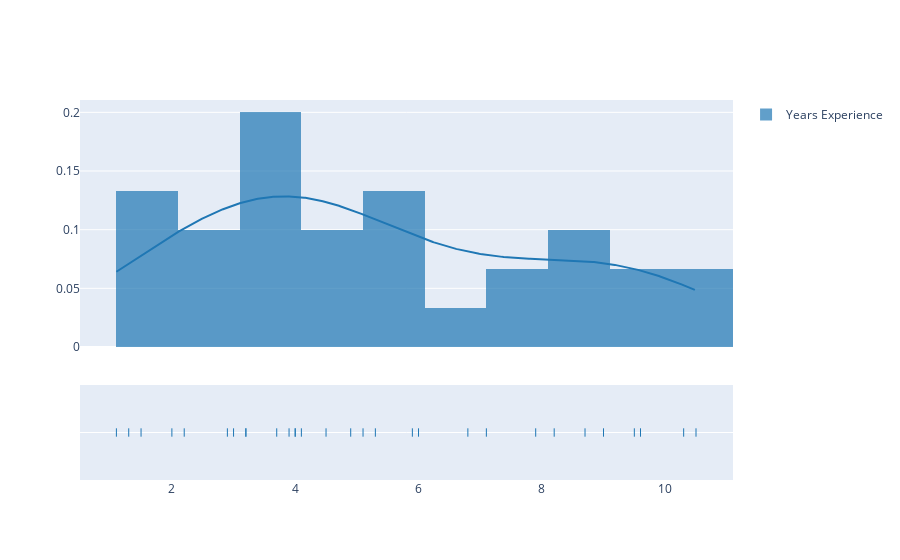

This figure's notebook cell:
### Code cell
dist = ff.create_distplot([df['YearsExperience']], ['Years Experience'])
dist.show()

### Figure 1 — Plotly figure (JSON) as saved in the notebook; plotly's stock layout.template omitted (floating-point values rounded to 4 significant figures; data arrays with more than 128 entries replaced by an {"elided": "..."} marker saying what was removed)
{"data": [{"autobinx": false, "histnorm": "probability density", "legendgroup": "Years Experience", "marker": {"color": "rgb(31, 119, 180)"}, "name": "Years Experience", "opacity": 0.7, "type": "histogram", "x": [1.1, 1.3, 1.5, 2, 2.2, 2.9, 3, 3.2, 3.2, 3.7, 3.9, 4, 4, 4.1, 4.5, 4.9, 5.1, 5.3, 5.9, 6, 6.8, 7.1, 7.9, 8.2, 8.7, 9, 9.5, 9.6, 10.3, 10.5], "xaxis": "x", "xbins": {"end": 10.5, "size": 1, "start": 1.1}, "yaxis": "y"}, {"legendgroup": "Years Experience", "marker": {"color": "rgb(31, 119, 180)"}, "mode": "lines", "name": "Years Experience", "showlegend": false, "type": "scatter", "x": {"elided": "500 float values"}, "xaxis": "x", "y": {"elided": "500 float values"}, "yaxis": "y"}, {"legendgroup": "Years Experience", "marker": {"color": "rgb(31, 119, 180)", "symbol": "line-ns-open"}, "mode": "markers", "name": "Years Experience", "showlegend": false, "type": "scatter", "x": [1.1, 1.3, 1.5, 2, 2.2, 2.9, 3, 3.2, 3.2, 3.7, 3.9, 4, 4, 4.1, 4.5, 4.9, 5.1, 5.3, 5.9, 6, 6.8, 7.1, 7.9, 8.2, 8.7, 9, 9.5, 9.6, 10.3, 10.5], "xaxis": "x", "y": ["Years Experience", "Years Experience", "Years Experience", "Years Experience", "Years Experience", "Years Experience", "Years Experience", "Years Experience", "Years Experience", "Years Experience", "Years Experience", "Years Experience", "Years Experience", "Years Experience", "Years Experience", "Years Experience", "Years Experience", "Years Experience", "Years Experience", "Years Experience", "Years Experience", "Years Experience", "Years Experience", "Years Experience", "Years Experience", "Years Experience", "Years Experience", "Years Experience", "Years Experience", "Years Experience"], "yaxis": "y2"}], "layout": {"barmode": "overlay", "hovermode": "closest", "legend": {"traceorder": "reversed"}, "xaxis": {"anchor": "y2", "domain": [0, 1], "zeroline": false}, "yaxis": {"anchor": "free", "domain": [0.35, 1], "position": 0}, "yaxis2": {"anchor": "x", "domain": [0, 0.25], "dtick": 1, "showticklabels": false}}}
